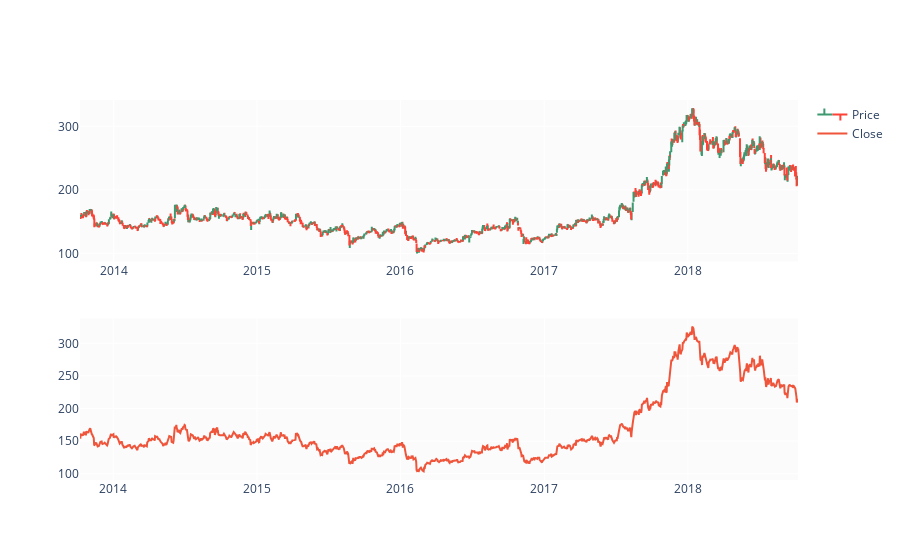

Notebook code for this chart:
### Code cell
fig = make_subplots(rows=2, cols=1)

fig.add_trace(go.Ohlc(x=df.Date,
                      open=df.Open,
                      high=df.High,
                      low=df.Low,
                      close=df.Close,
                      name='Price'), row=1, col=1)

fig.add_trace(go.Scatter(x=df.Date, y=df.Close, name='Close'), row=2, col=1)

fig.update(layout_xaxis_rangeslider_visible=False)
fig.show()

### Figure 1 — Plotly figure (JSON) as saved in the notebook; plotly's stock layout.template omitted (floating-point values rounded to 4 significant figures; data arrays with more than 128 entries replaced by an {"elided": "..."} marker saying what was removed)
{"data": [{"close": {"elided": "1235 float values"}, "high": {"elided": "1235 float values"}, "low": {"elided": "1235 float values"}, "name": "Price", "open": {"elided": "1235 float values"}, "type": "ohlc", "x": {"elided": "1235 str values"}, "xaxis": "x", "yaxis": "y"}, {"name": "Close", "type": "scatter", "x": {"elided": "1235 str values"}, "xaxis": "x2", "y": {"elided": "1235 float values"}, "yaxis": "y2"}], "layout": {"xaxis": {"anchor": "y", "domain": [0, 1], "rangeslider": {"visible": false}}, "xaxis2": {"anchor": "y2", "domain": [0, 1]}, "yaxis": {"anchor": "x", "domain": [0.575, 1]}, "yaxis2": {"anchor": "x2", "domain": [0, 0.425]}}}
